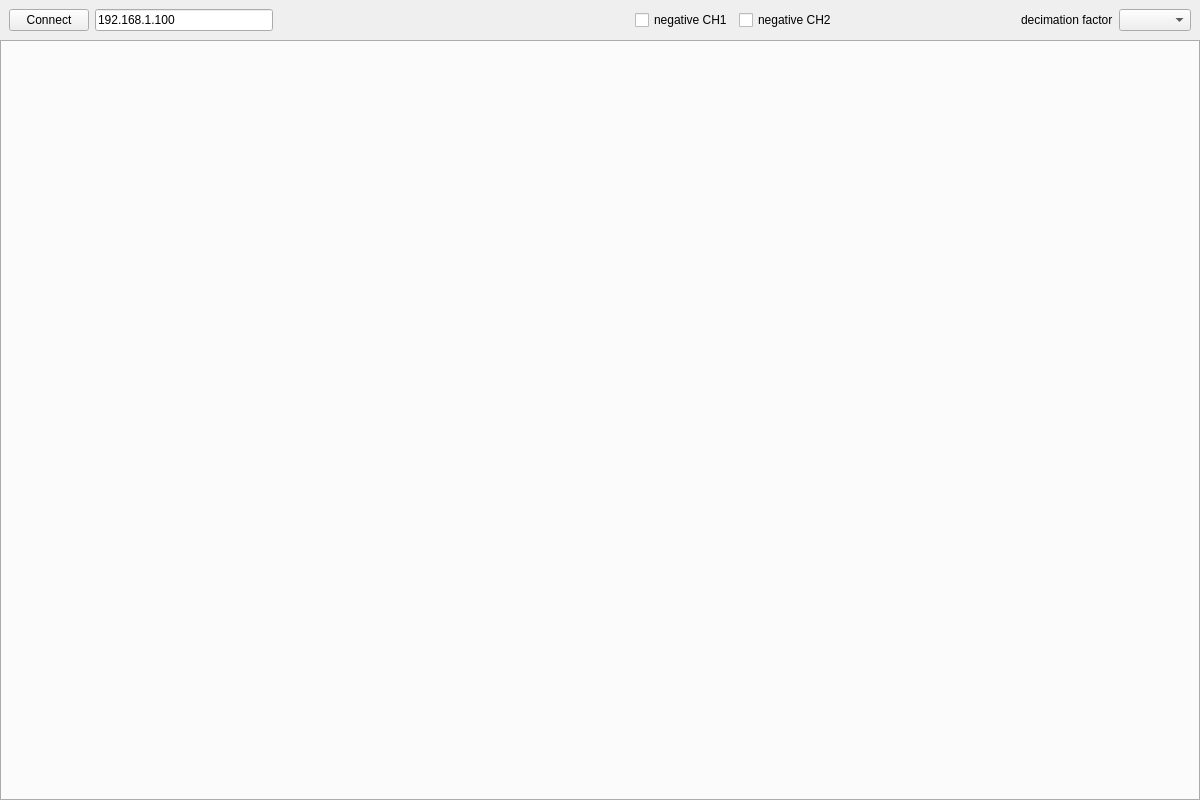
<?xml version="1.0" encoding="UTF-8"?>
<ui version="4.0">
 <class>MCPHA</class>
 <widget class="QMainWindow" name="MCPHA">
  <property name="geometry">
   <rect>
    <x>0</x>
    <y>0</y>
    <width>1200</width>
    <height>800</height>
   </rect>
  </property>
  <property name="minimumSize">
   <size>
    <width>600</width>
    <height>450</height>
   </size>
  </property>
  <property name="windowTitle">
   <string>MCPHA and oscilloscope</string>
  </property>
  <widget class="QWidget" name="centralWidget">
   <layout class="QVBoxLayout" name="verticalLayout">
    <property name="spacing">
     <number>0</number>
    </property>
    <property name="leftMargin">
     <number>0</number>
    </property>
    <property name="topMargin">
     <number>0</number>
    </property>
    <property name="rightMargin">
     <number>0</number>
    </property>
    <property name="bottomMargin">
     <number>0</number>
    </property>
    <item>
     <widget class="QWidget" name="controlWidget" native="true">
      <layout class="QHBoxLayout" name="controlLayout">
       <item>
        <widget class="QPushButton" name="connectButton">
         <property name="text">
          <string>Connect</string>
         </property>
        </widget>
       </item>
       <item>
        <widget class="QLineEdit" name="addrValue">
         <property name="text">
          <string>192.168.1.100</string>
         </property>
        </widget>
       </item>
       <item>
        <spacer name="spacer_0">
         <property name="orientation">
          <enum>Qt::Horizontal</enum>
         </property>
         <property name="sizeHint" stdset="0">
          <size>
           <width>40</width>
           <height>20</height>
          </size>
         </property>
        </spacer>
       </item>
       <item>
        <spacer name="spacer_1">
         <property name="orientation">
          <enum>Qt::Horizontal</enum>
         </property>
         <property name="sizeHint" stdset="0">
          <size>
           <width>40</width>
           <height>20</height>
          </size>
         </property>
        </spacer>
       </item>
       <item>
        <widget class="QCheckBox" name="neg1Check">
         <property name="text">
          <string>negative CH1</string>
         </property>
        </widget>
       </item>
       <item>
        <widget class="QCheckBox" name="neg2Check">
         <property name="text">
          <string>negative CH2</string>
         </property>
        </widget>
       </item>
       <item>
        <spacer name="spacer_2">
         <property name="orientation">
          <enum>Qt::Horizontal</enum>
         </property>
         <property name="sizeHint" stdset="0">
          <size>
           <width>40</width>
           <height>20</height>
          </size>
         </property>
        </spacer>
       </item>
       <item>
        <widget class="QLabel" name="rateLabel">
         <property name="text">
          <string>decimation factor</string>
         </property>
        </widget>
       </item>
       <item>
        <widget class="QComboBox" name="rateValue"/>
       </item>
      </layout>
     </widget>
    </item>
    <item>
     <widget class="QTabWidget" name="tabWidget">
      <property name="tabPosition">
       <enum>QTabWidget::South</enum>
      </property>
     </widget>
    </item>
   </layout>
  </widget>
 </widget>
 <resources/>
 <connections/>
</ui>
